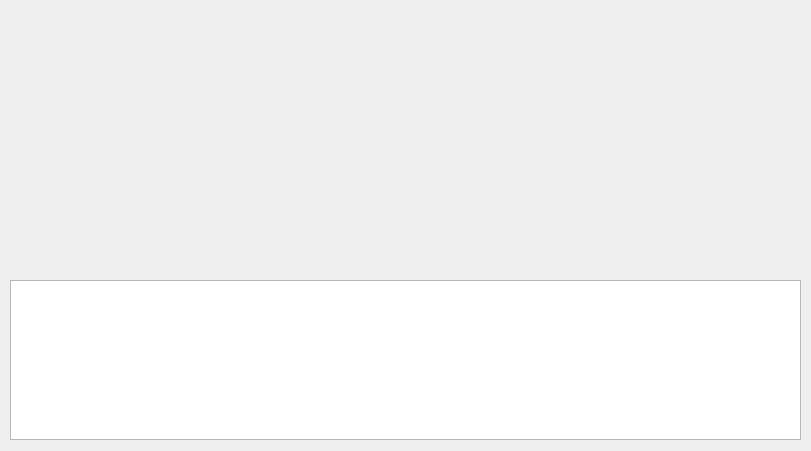
<?xml version="1.0" encoding="UTF-8"?>
<ui version="4.0">
 <class>project_style_picTextClass</class>
 <widget class="QWidget" name="project_style_picTextClass">
  <property name="geometry">
   <rect>
    <x>0</x>
    <y>0</y>
    <width>811</width>
    <height>451</height>
   </rect>
  </property>
  <property name="windowTitle">
   <string>project_style_picText</string>
  </property>
  <widget class="QListWidget" name="listWidget_pics">
   <property name="geometry">
    <rect>
     <x>10</x>
     <y>280</y>
     <width>791</width>
     <height>160</height>
    </rect>
   </property>
  </widget>
  <widget class="QLabel" name="label_picShow">
   <property name="geometry">
    <rect>
     <x>250</x>
     <y>30</y>
     <width>300</width>
     <height>200</height>
    </rect>
   </property>
   <property name="styleSheet">
    <string notr="true"/>
   </property>
   <property name="text">
    <string/>
   </property>
  </widget>
  <widget class="QLabel" name="label_title">
   <property name="geometry">
    <rect>
     <x>19</x>
     <y>10</y>
     <width>781</width>
     <height>30</height>
    </rect>
   </property>
   <property name="styleSheet">
    <string notr="true">color: rgb(0, 0, 0);
font: 12pt &quot;微软雅黑&quot;;</string>
   </property>
   <property name="text">
    <string/>
   </property>
   <property name="alignment">
    <set>Qt::AlignCenter</set>
   </property>
  </widget>
 </widget>
 <layoutdefault spacing="6" margin="11"/>
 <resources/>
 <connections/>
</ui>
